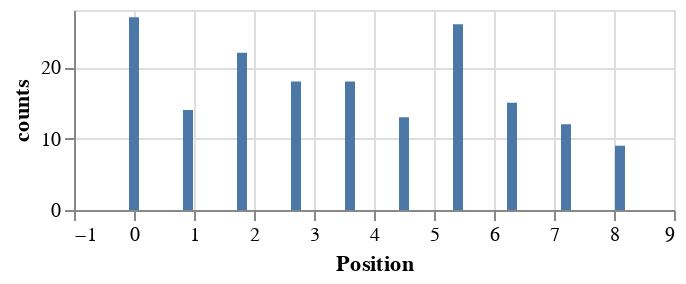

Notebook source saved alongside this figure:
### Code cell
plot_series(pd.Series(left_words['eller']))

### Figure 1 — Vega-Lite specification as saved in the notebook (floating-point values rounded to 4 significant figures)
{"config": {"view": {"continuousWidth": 300, "continuousHeight": 300}}, "data": {"name": "data-f9aea2b7af47e5b50348595a9878f2dc"}, "mark": {"type": "bar"}, "encoding": {"x": {"bin": false, "field": "Position", "type": "quantitative"}, "y": {"field": "counts", "type": "quantitative"}}, "height": 100, "width": 300, "$schema": "https://vega.github.io/schema/vega-lite/v5.8.0.json", "datasets": {"data-f9aea2b7af47e5b50348595a9878f2dc": [{"counts": 27.0, "Position": 0.0}, {"counts": 14.0, "Position": 0.9}, {"counts": 22.0, "Position": 1.8}, {"counts": 18.0, "Position": 2.7}, {"counts": 18.0, "Position": 3.6}, {"counts": 13.0, "Position": 4.5}, {"counts": 26.0, "Position": 5.4}, {"counts": 15.0, "Position": 6.3}, {"counts": 12.0, "Position": 7.2}, {"counts": 9.0, "Position": 8.1}, {"counts": null, "Position": 9.0}]}}
